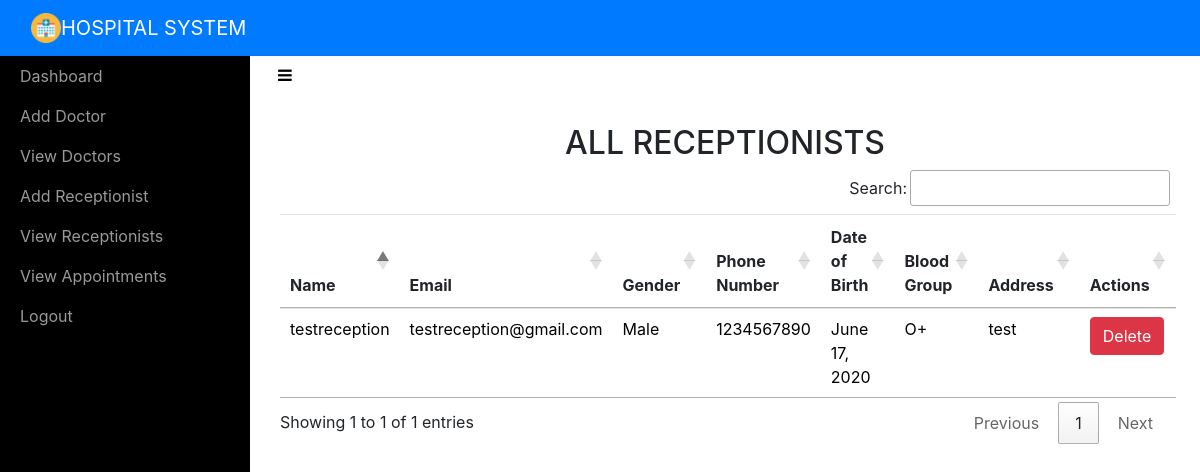
Screenshot of /adminviewReceptionist/ (signed in) with the database file from the repository.
### sitehandler/models.py (models this page shows, shortened)
class Receptionist(models.Model):
	name = models.CharField(max_length=50)
	email = models.EmailField(unique=True)
	password = models.CharField(max_length=16)
	gender = models.CharField(max_length=10)
	phonenumber = models.CharField(max_length=10)
	address = models.CharField(max_length=100)
	birthdate = models.DateField()
	bloodgroup = models.CharField(max_length=5)

### sitehandler/views.py (the view)
# urls.py: path('adminviewReceptionist/',adminviewReceptionist,name='adminviewReceptionist'),
def adminviewReceptionist(request):
	if not request.user.is_staff:
		return redirect('login_admin')
	rec = Receptionist.objects.all()
	r = { 'rec' : rec }
	return render(request,'adminviewreceptionists.html',r)

### sitehandler/templates/adminviewreceptionists.html (shortened to what this page needs)
<!DOCTYPE html>
<html>
<head>
    {% include 'include.html' %}
    {% load static %}
    <link rel="stylesheet" type="text/css" href="https://cdn.datatables.net/1.10.21/css/jquery.dataTables.min.css">
    <link rel="stylesheet" type="text/css" href="https://cdn.datatables.net/buttons/1.6.2/css/buttons.dataTables.min.css">
</head>
<body>
    {% include 'adminnav.html' %}
    <div id="wrapper">
        {% include 'admin_include.html'%}
        <div class="page-content-wrapper">
            <div class="container-fluid"><a class="btn btn-link" role="button" id="menu-toggle" href="#menu-toggle"><i class="fa fa-bars" style="color: black;"></i></a>
                <h2 class="text-center">ALL RECEPTIONISTS</h2>
                <section id="team" class="pb-5">
                    <div class="container">
                       <table class="table" id="example">
                            <thead>
                                <tr>
                                    <th>Name</th>
                                    <th>Email</th>
                                    <th>Gender</th>
                                    <th>Phone Number</th>
                                    <th>Date of Birth</th>
                                    <th>Blood Group</th>
                                    <th>Address</th>
                                    <th>Actions</th>
                                </tr>
                            </thead>
                            <tbody>
                                {% for i in rec %}
                                <tr style="color: black;">
                                    <td>{{ i.name }}</td>
                                    <td>{{ i.email }}</td>
                                    <td>{{ i.gender }}</td>
                                    <td>{{ i.phonenumber }}</td>
                                    <td>{{ i.birthdate }}</td>
                                    <td>{{ i.bloodgroup }}</td>
                                    <td>{{ i.address }}</td>
                                    <td><a href="{% url 'admin_delete_receptionist' i.id  i.email %}" onclick="return confirm('Are you sure you want to delete?')" class="btn btn-danger">Delete</a></td>
                                </tr>
                                {% endfor %}
                            </tbody>
                        </table>
                    </div>
                </section>
            </div>
        </div>
    </div>
</body>
</html>

### sitehandler/static/css/Sidebar-Menu-1.css (style rules this page uses)
body { overflow-x: hidden; }
#wrapper { padding-left: 0; -webkit-transition: all 0.5s ease; -moz-transition: all 0.5s ease; -o-transition: all 0.5s ease; transition: all 0.5s ease; }
@media (min-width:768px) { #wrapper { padding-left: 250px; } }

### sitehandler/static/css/Sidebar-Menu.css (style rules this page uses)
#wrapper { padding-left: 0; -webkit-transition: all 0.5s ease; -moz-transition: all 0.5s ease; -o-transition: all 0.5s ease; transition: all 0.5s ease; }
@media (min-width:768px) { #wrapper { padding-left: 250px; } }

### sitehandler/static/css/styles.css (style rules this page uses)
.text-center { margin-top: 30px; }

### rows the page displays
Receptionist: name "testreception", email "testreception@gmail.com", gender "Male", phonenumber "1234567890", birthdate "June 17, 2020", bloodgroup "O+", address "test"
